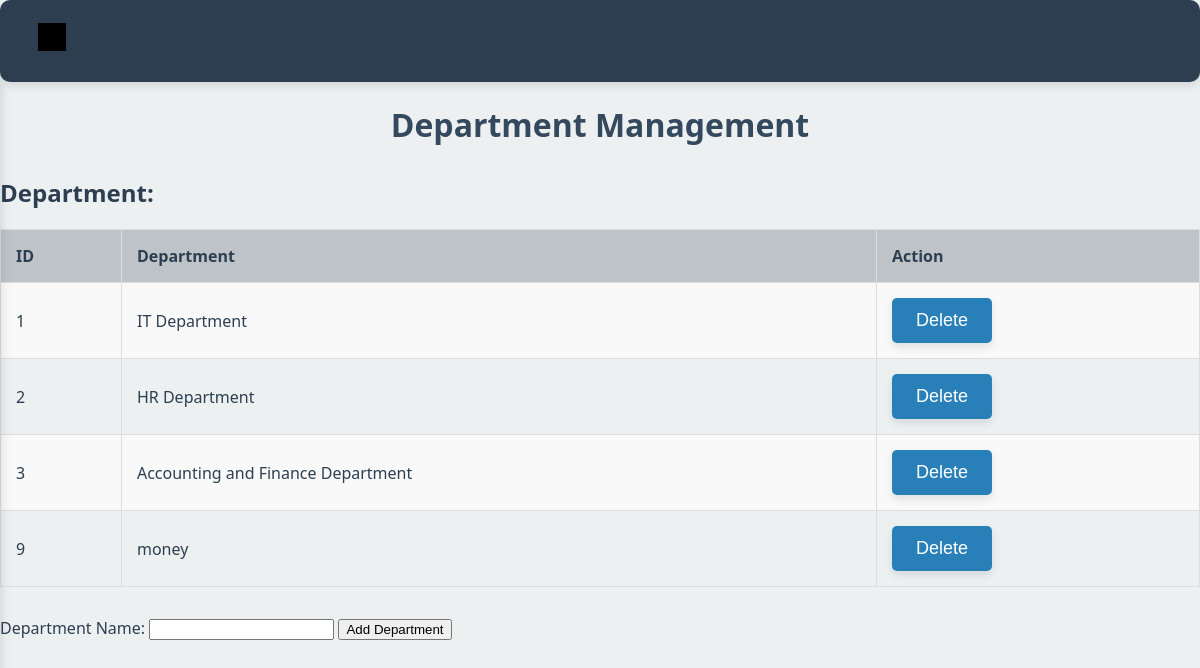
The page /department.php on the database its author committed.
### tables this page shows
CREATE TABLE `department` (
  `id` int(30) NOT NULL,
  `name` text NOT NULL
);

### department.php (the view, shortened to what this page needs)
<!DOCTYPE html>
<html lang="en">
<head>
    <link rel="stylesheet" href="css/styles.css">
</head>
<body>
<div class="navbar-container">
        <div class="navbar-toggle">
            <div class="bars"></div>
        </div>
        <div class="sidebar">
            <nav>
                <ul>
                    <li><a href="intro.php">Home</a></li>
                    <li><a href="attendance.php">Attendance</a></li>
                    <li><a href="payrollList.php">Payroll List</a></li>
                    <li><a href="employee.php">Employee List</a></li>
                    <li><a href="department.php">Department List</a></li>
                    <li><a href="position.php">Position List</a></li>
                    <li><a href="allowances.php">Allowance List</a></li>
                    <li><a href="deductions.php">Deduction List</a></li>
                    <li><a href="users.php">User Management</a></li>
                </ul>
            </nav>
        </div>
    </div>
    <h1>Department Management</h1>
    <?php
    $servername = "localhost";
    $username = "admin";
    $password = "123";
    $database = "payroll";
    $conn = new mysqli($servername, $username, $password, $database);
    $select_query = "SELECT * FROM department";
    $result = $conn->query($select_query);
    if ($result->num_rows > 0) {
        echo "<h2>Department:</h2>";
        echo "<table border='1'>
                <tr>
                    <th>ID</th>
                    <th>Department</th>
                    <th>Action</th>
                </tr>";
        while ($row = $result->fetch_assoc()) {
            echo "<tr>
                    <td>{$row['id']}</td>
                    <td>{$row['name']}</td>
                    <td>
                        <button type='button' onclick='deleteDepartment({$row['id']})'>Delete</button>
                    </td>
                  </tr>";
        }
        echo "</table>";
    } else {
        echo "<p>No departments in the database.</p>";
    }
    ?>
    <form method="POST">
        <label for="department_name">Department Name:</label>
        <input type="text" name="department_name" required>
        <input type="submit" name="submit" value="Add Department">
    </form>
</body>
</html>

### css/styles.css (style rules this page uses)
.navbar-container { display: flex; justify-content: space-between; align-items: center; padding: 15px 30px; background-color: #2c3e50; border-radius: 10px; box-shadow: 0 4px 8px rgba(0, 0, 0, 0.1); }
.navbar-toggle { cursor: pointer; color: #ecf0f1; font-size: 26px; background: none; border: none; padding: 8px; border-radius: 50%; transition: background-color 0.3s ease; }
.sidebar { width: 270px; background-color: #34495e; display: flex; flex-direction: column; align-items: center; justify-content: start; padding-top: 30px; position: absolute; top: 70px; left: -270px; transition: left 0.4s ease; border-radius: 10px; box-shadow: 0 6px 12px rgba(0, 0, 0, 0.15); }
.sidebar nav ul { list-style-type: none; padding: 0; width: 100%; text-align: center; }
.sidebar nav ul li { margin-bottom: 15px; }
.sidebar nav ul li a { color: #ecf0f1; text-decoration: none; font-size: 20px; font-weight: 500; padding: 10px 20px; display: block; width: 100%; transition: background-color 0.3s ease, color 0.3s ease; }
button { background-color: #2980b9; color: white; padding: 12px 24px; border: none; border-radius: 5px; cursor: pointer; font-size: 18px; transition: background-color 0.3s ease, transform 0.3s ease; box-shadow: 0 4px 8px rgba(0, 0, 0, 0.1); }
.bars, .cross { display: inline-block; width: 28px; height: 28px; background-repeat: no-repeat; background-position: center; transition: transform 0.3s ease; }
.bars { background-image: url('bars.svg'); }
body { font-family: 'Segoe UI', Tahoma, Geneva, Verdana, sans-serif; background-color: #ecf0f1; margin: 0; padding: 0; color: #2c3e50; }
h1 { text-align: center; margin-bottom: 30px; color: #34495e; font-size: 32px; font-weight: 700; }
table { width: 100%; border-collapse: collapse; margin-bottom: 30px; }
table th, table td { padding: 15px; border: 1px solid #dddddd; text-align: left; font-size: 16px; }
table th { background-color: #bdc3c7; color: #2c3e50; font-weight: 600; }
table tr:nth-child(even) { background-color: #f9f9f9; }
button { background-color: #2980b9; color: white; padding: 12px 24px; border: none; border-radius: 5px; cursor: pointer; font-size: 18px; transition: background-color 0.3s ease, transform 0.3s ease; }

### rows shown on the page
department: id "1", name "IT Department"
department: id "2", name "HR Department"
department: id "3", name "Accounting and Finance Department"
department: id "9", name "money"
